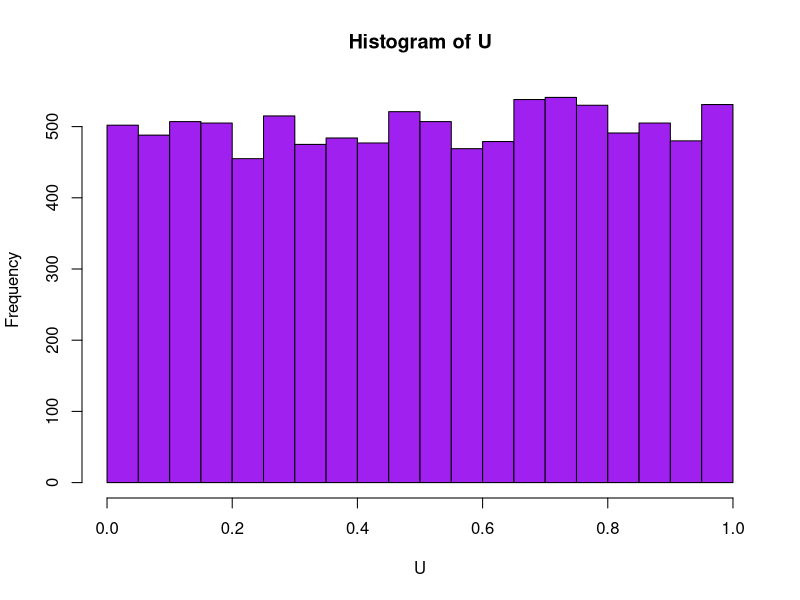

Recreate this plot in R.
# a
a = 3973
c = 0
M = 2^31 - 1
n_samples = 10000


LCG <- function(seed, a, c, M, n_samples)
{
  x = seed
  u = NULL
  
  for (i in 1:n_samples)
  {
    nx = (a * x + c) %%  M
    u = c(u, as.double(nx) / as.double(M))
    x = nx
  }
  
  return (u)
}


CARA_OU_COROA <- function(U, p)
{
  n = length(U)
  CC = NULL
  
  for (i in 1:n)
  {
    if (U[i] < (1.0 - p))
    {
      CC = c(CC, 0)   #cara
    }
    else
    {
      CC = c(CC, 1)     #coroa
    }
  }
    
  return (CC)
}

U = LCG(3, a, c, M, n_samples)
hist(U, col="purple")
CC = CARA_OU_COROA(U, 0.5)
print(sum(CC))
